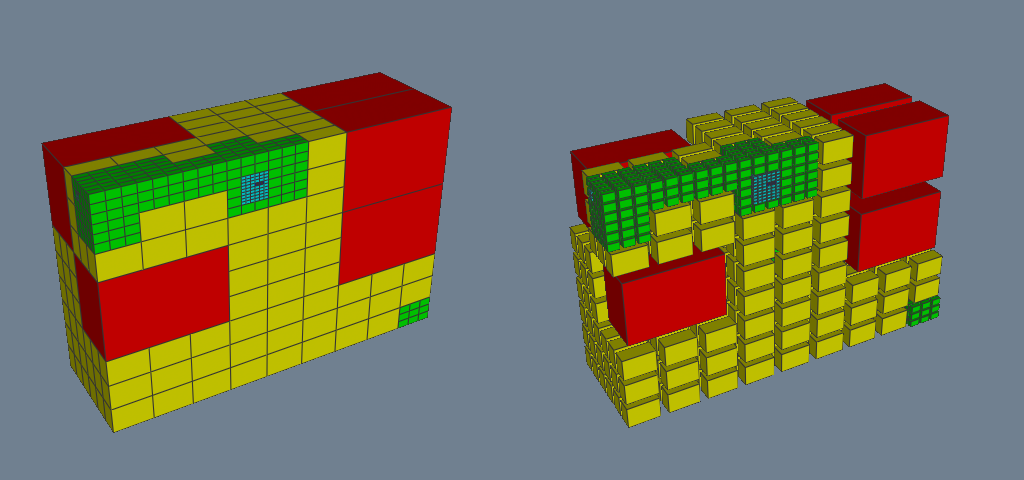

Recreate this plot in Python.
#!/usr/bin/env python

# Convert a hyper tree grid to an unstructured grid using
# vtkHyperTreeGridToUnstructuredGrid and render both side by side.
# The left viewport shows the original HTG surface colored by Depth;
# the right shows the converted unstructured grid with shrunk cells.

# Factory overrides: importing these modules registers the OpenGL rendering
# and interaction style implementations for vtkRenderingCore factory classes.
import vtkmodules.vtkInteractionStyle  # noqa: F401
import vtkmodules.vtkRenderingOpenGL2  # noqa: F401
# VTK pipeline classes used in this example
from vtkmodules.vtkFiltersGeneral import vtkShrinkFilter
from vtkmodules.vtkFiltersHyperTree import (
    vtkHyperTreeGridGeometry,
    vtkHyperTreeGridToUnstructuredGrid,
)
from vtkmodules.vtkFiltersSources import vtkHyperTreeGridSource
from vtkmodules.vtkRenderingCore import (
    vtkActor,
    vtkDataSetMapper,
    vtkPolyDataMapper,
    vtkRenderWindow,
    vtkRenderWindowInteractor,
    vtkRenderer,
)

# Colors (normalized RGB)
slate_gray_background_rgb = (0.439, 0.502, 0.565)

# Source: create a 3D hyper tree grid from a text descriptor
descriptor = (
    "RRR .R. .RR ..R ..R .R.|"
    "R.......................... "
    "........................... ........................... "
    ".............R............. ....RR.RR........R......... "
    ".....RRRR.....R.RR......... ........................... "
    "........................... "
    "...........................|"
    "........................... "
    "........................... ........................... "
    "...RR.RR.......RR.......... ........................... "
    "RR......................... ........................... "
    "........................... ........................... "
    "........................... ........................... "
    "........................... ........................... "
    "............RRR............|"
    "........................... "
    "........................... .......RR.................. "
    "........................... ........................... "
    "........................... ........................... "
    "........................... ........................... "
    "........................... "
    "...........................|"
    "........................... "
    "..........................."
)

source = vtkHyperTreeGridSource()
source.SetMaxDepth(6)
source.SetDimensions(4, 4, 3)
source.SetGridScale(1.5, 1.0, 0.7)
source.SetBranchFactor(4)
source.SetDescriptor(descriptor)
source.Update()
source.GetOutput().GetCellData().SetActiveScalars("Depth")

# ---- Left viewport: original HTG surface ----
htg_geometry = vtkHyperTreeGridGeometry()
htg_geometry.SetInputConnection(source.GetOutputPort())

htg_mapper = vtkPolyDataMapper()
htg_mapper.SetInputConnection(htg_geometry.GetOutputPort())
htg_mapper.SetScalarModeToUseCellFieldData()
htg_mapper.SelectColorArray("Depth")
htg_mapper.SetScalarRange(0.0, 4.0)

htg_actor = vtkActor()
htg_actor.SetMapper(htg_mapper)
htg_actor.GetProperty().EdgeVisibilityOn()
htg_actor.GetProperty().SetEdgeColor(0.2, 0.2, 0.2)

left_renderer = vtkRenderer()
left_renderer.SetViewport(0.0, 0.0, 0.5, 1.0)
left_renderer.AddActor(htg_actor)
left_renderer.SetBackground(slate_gray_background_rgb)

# ---- Right viewport: converted unstructured grid with shrunk cells ----
to_ug = vtkHyperTreeGridToUnstructuredGrid()
to_ug.SetInputConnection(source.GetOutputPort())

shrink = vtkShrinkFilter()
shrink.SetInputConnection(to_ug.GetOutputPort())
shrink.SetShrinkFactor(0.8)

ug_mapper = vtkDataSetMapper()
ug_mapper.SetInputConnection(shrink.GetOutputPort())
ug_mapper.SetScalarModeToUseCellFieldData()
ug_mapper.SelectColorArray("Depth")
ug_mapper.SetScalarRange(0.0, 4.0)

ug_actor = vtkActor()
ug_actor.SetMapper(ug_mapper)
ug_actor.GetProperty().EdgeVisibilityOn()
ug_actor.GetProperty().SetEdgeColor(0.2, 0.2, 0.2)

right_renderer = vtkRenderer()
right_renderer.SetViewport(0.5, 0.0, 1.0, 1.0)
right_renderer.AddActor(ug_actor)
right_renderer.SetBackground(slate_gray_background_rgb)
right_renderer.SetActiveCamera(left_renderer.GetActiveCamera())

# Window: display the rendered scene
render_window = vtkRenderWindow()
render_window.AddRenderer(left_renderer)
render_window.AddRenderer(right_renderer)
render_window.SetWindowName("hypertreegrid to unstructuredgrid")
render_window.SetMultiSamples(0)
render_window.SetSize(1024, 480)

# Interactor: handle mouse and keyboard events
render_window_interactor = vtkRenderWindowInteractor()
render_window_interactor.SetRenderWindow(render_window)

# Scene: configure the camera
left_renderer.ResetCamera()
left_renderer.GetActiveCamera().Azimuth(150)
left_renderer.GetActiveCamera().Elevation(30)
left_renderer.ResetCameraClippingRange()

render_window_interactor.Initialize()
render_window_interactor.Start()
